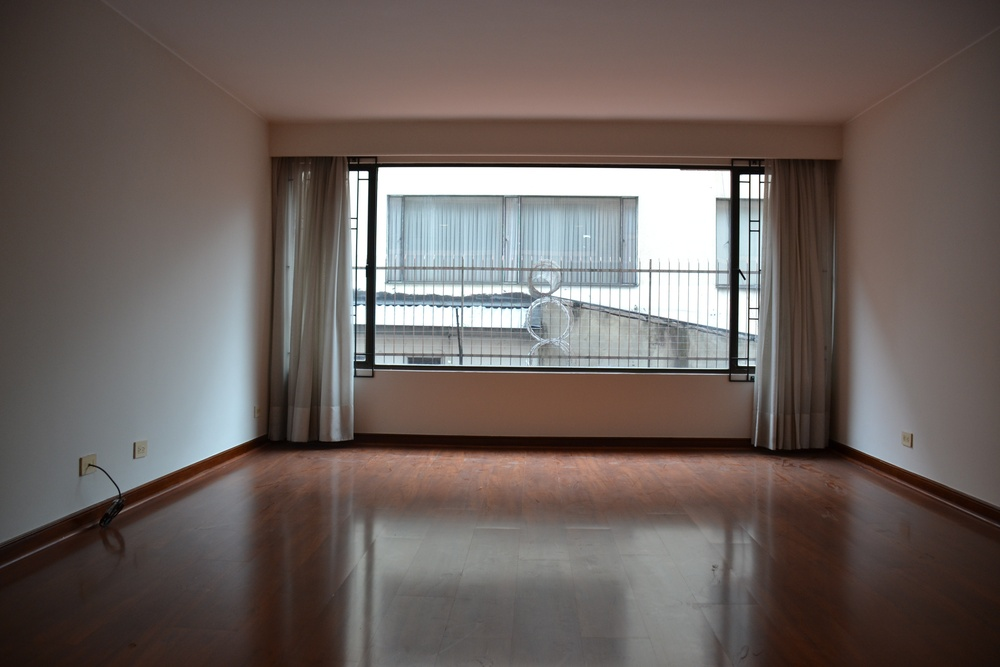
#> input picture tests/visualization_ab/fixtures/Bedroom_test.jpeg, 1000 x 667 px, shrunk from 4608 x 3072 before the run
$ python generate_mask.py
#> lines starting #> are read from the running program, lines starting #| are printed output that depends on the picture; after the words box and inside, x2 and y2 are one past the last pixel; in counts of white or black regions, pixels touching at a corner belong together
"""
generate_mask.py — creates a window mask for a given fixture image.

CURRENT STRATEGY: exterior-pane preservation only.

Mask covers ONLY the exterior-visible glass area.
Does NOT cover window frame, trim, sill, curtain zones, or room-side treatment.

Why:
  Full-window compositing (previous approach) made the window look pasted/frozen.
  The frame, trim, sheers, blinds, and curtains should remain generative so the
  model can style them to match the room. Only the outside scene should be locked.

Mask values:
  255 = protect (restore original exterior pixels during compositing)
  0   = allow generation (model output is kept)

Usage:
  python generate_mask.py             # uses defaults
  python generate_mask.py --preview   # also saves a visual overlay
"""

import argparse
import numpy as np
from pathlib import Path
from PIL import Image, ImageFilter

AB_ROOT = Path(__file__).parent


def detect_glass_bounds(
    arr: np.ndarray,
    threshold_pct: float = 0.65,
) -> tuple[int, int, int, int]:
    """
    Detect the exterior-visible glass region via brightness sampling.
    Returns (x1, y1, x2, y2) — the tightest box around bright exterior pixels.
    """
    H, W = arr.shape[:2]

    # horizontal sample at 30% from top — through the glass
    row = arr[int(H * 0.30)]
    bh  = row.mean(axis=1)
    cols = np.where(bh > bh.max() * threshold_pct)[0]
    x1 = int(cols[0])  if len(cols) else int(W * 0.35)
    x2 = int(cols[-1]) if len(cols) else int(W * 0.72)

    # vertical sample at horizontal centre
    col = arr[:, W // 2]
    bv  = col.mean(axis=1)
    rows = np.where(bv > bv.max() * threshold_pct)[0]
    y1 = int(rows[0])  if len(rows) else int(H * 0.25)
    y2 = int(rows[-1]) if len(rows) else int(H * 0.56)

    return x1, y1, x2, y2


def build_mask(
    image_path:  Path,
    output_path: Path,
    inset:          int   = 20,   # shrink inward from glass edge to avoid frame bleed
    feather_radius: int   = 8,    # small feather for natural glass-edge blending
    threshold_pct:  float = 0.65,
    preview:        bool  = False,
) -> None:
#> called with inset = 20, feather_radius = 8, threshold_pct = 0.65, preview = False
    img = Image.open(image_path).convert("RGB")
#> img is the input picture: PIL image 1000x667 RGB; mean R, G, B 107.2, 96.9, 92.9
    arr = np.array(img)
    H, W = arr.shape[:2]
#> H = 667; W = 1000

    gx1, gy1, gx2, gy2 = detect_glass_bounds(arr, threshold_pct)
#> in detect_glass_bounds, `row = arr[int(H * 0.30)]`: row = 1000 rows, first 8: [69, 58, 52], [69, 58, 52], [69, 58, 52], [69, 58, 52], [69, 58, 52], [69, 58, 52], [70, 59, 53], [71, 60, 54]
#> in detect_glass_bounds, `bh  = row.mean(axis=1)`: bh = 1000 values, max 255 at index 378, min 3.33 at index 738, mean 116.6
#> in detect_glass_bounds, `cols = np.where(bh > bh.max() * threshold_pct)[0]`: cols = 122 values from 350 to 715
#> in detect_glass_bounds, `x1 = int(cols[0])  if len(cols) else int(W * 0.35)`: x1 = 350
#> in detect_glass_bounds, `x2 = int(cols[-1]) if len(cols) else int(W * 0.72)`: x2 = 715
#> in detect_glass_bounds, `col = arr[:, W // 2]`: col = 667 rows, first 8: [106, 92, 91], [106, 92, 91], [106, 92, 91], [107, 93, 92], [107, 93, 92], [107, 93, 92], [107, 93, 92], [108, 94, 93]
#> in detect_glass_bounds, `bv  = col.mean(axis=1)`: bv = 667 values, max 255 at index 168, min 10.33 at index 437, mean 125.9
#> in detect_glass_bounds, `rows = np.where(bv > bv.max() * threshold_pct)[0]`: rows = 126 values from 167 to 366
#> in detect_glass_bounds, `y1 = int(rows[0])  if len(rows) else int(H * 0.25)`: y1 = 167
#> in detect_glass_bounds, `y2 = int(rows[-1]) if len(rows) else int(H * 0.56)`: y2 = 366
#> gx1 = 350; gy1 = 167; gx2 = 715; gy2 = 366
    print(f"  Glass detected:  x=[{gx1}, {gx2}]  y=[{gy1}, {gy2}]")
#|   Glass detected:  x=[350, 715]  y=[167, 366]

    # Inset slightly to stay inside the glass, away from frame pixels
    mx1 = min(W, gx1 + inset)
#> mx1 = 370
    my1 = min(H, gy1 + inset)
#> my1 = 187
    mx2 = max(0,  gx2 - inset)
#> mx2 = 695
    my2 = max(0,  gy2 - inset)
#> my2 = 346
    print(f"  Mask (glass only, inset {inset}px): x=[{mx1}, {mx2}]  y=[{my1}, {my2}]")
#|   Mask (glass only, inset 20px): x=[370, 695]  y=[187, 346]
    print(f"  As % of image:   x=[{mx1/W:.1%}, {mx2/W:.1%}]  y=[{my1/H:.1%}, {my2/H:.1%}]")
#|   As % of image:   x=[37.0%, 69.5%]  y=[28.0%, 51.9%]
    print(f"  Feather radius:  {feather_radius}px")
    print(f"  Frame/trim:      NOT masked (fully generative)")

    # Hard rectangle over the glass area only
    mask_arr = np.zeros((H, W), dtype=np.uint8)
    mask_arr[my1:my2, mx1:mx2] = 255

    # Small feather — softens the glass edge so the composite blends naturally
    # where generated curtains/frame meet the preserved exterior
    mask_img = Image.fromarray(mask_arr, mode="L")
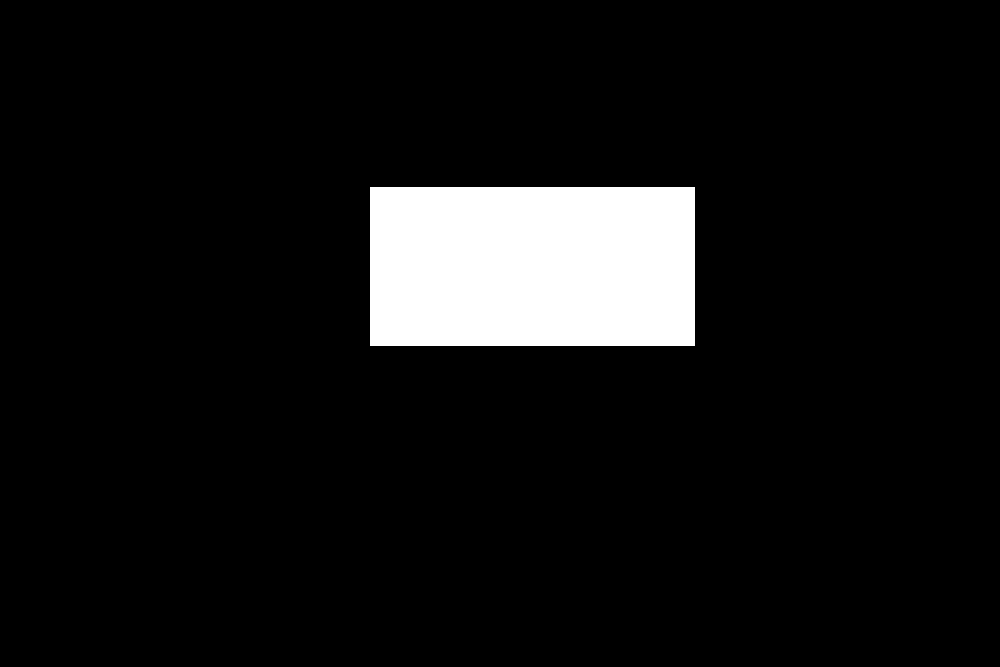
#> mask_img: PIL image 1000x667 L; 7.7% white; 1 white region, box (x1, y1, x2, y2) and area: (370, 187, 695, 346) 51675
    if feather_radius > 0:
        mask_feathered = mask_img.filter(ImageFilter.GaussianBlur(radius=feather_radius))
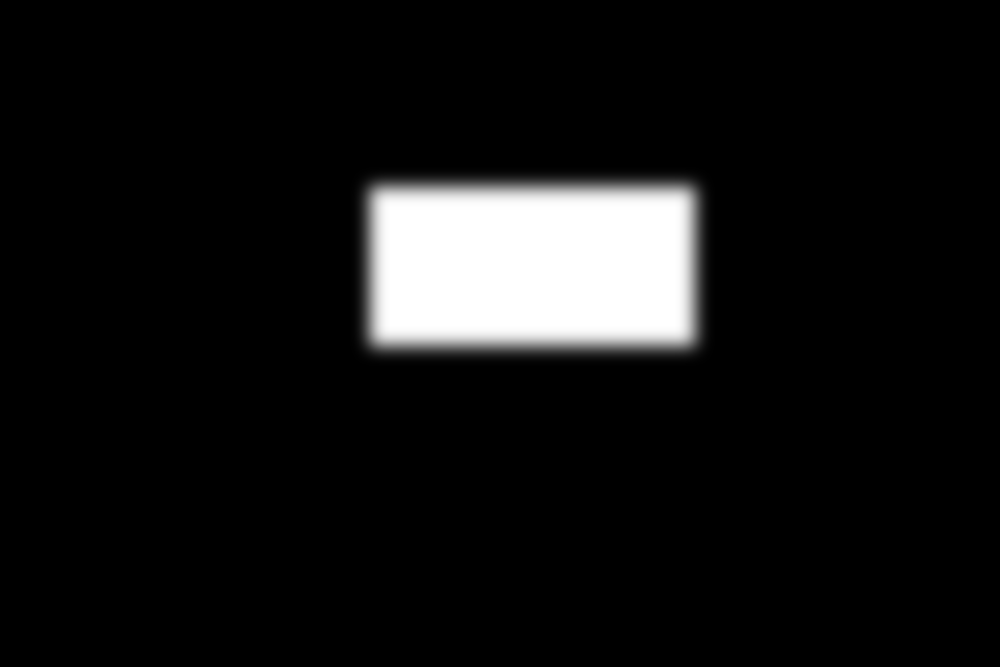
#> mask_feathered: PIL image 1000x667 L; min 0, max 255, mean 19.8
    else:
        mask_feathered = mask_img

    # Re-enforce core glass area as hard 255 so exterior is always 100% preserved
    feathered_arr = np.array(mask_feathered)
    core_pad = inset + feather_radius
    cx1 = min(W, gx1 + core_pad)
#> cx1 = 378
    cy1 = min(H, gy1 + core_pad)
#> cy1 = 195
    cx2 = max(0,  gx2 - core_pad)
#> cx2 = 687
    cy2 = max(0,  gy2 - core_pad)
#> cy2 = 338
    if cx1 < cx2 and cy1 < cy2:
        feathered_arr[cy1:cy2, cx1:cx2] = 255
#> feathered_arr: shape (667, 1000); 1.54% of pixels changed, all inside (x1, y1, x2, y2) = (378, 195, 687, 338)

    final_mask = Image.fromarray(feathered_arr, mode="L")

    output_path.parent.mkdir(parents=True, exist_ok=True)
    final_mask.save(output_path)
    print(f"  Mask saved:      {output_path}")

    if preview:
        overlay  = img.copy().convert("RGBA")
        tint_arr = np.zeros((H, W, 4), dtype=np.uint8)
        tint_arr[:, :, 0] = 255
        tint_arr[:, :, 3] = (feathered_arr * 0.5).astype(np.uint8)
        preview_out = output_path.with_suffix(".preview.png")
        Image.alpha_composite(overlay, Image.fromarray(tint_arr, "RGBA")) \
             .convert("RGB").save(preview_out)
        print(f"  Preview saved:   {preview_out}")


if __name__ == "__main__":
    parser = argparse.ArgumentParser()
    parser.add_argument("--image",     default="fixtures/Bedroom_test.jpeg")
    parser.add_argument("--out",       default="masks/bedroom_test_window.png")
    parser.add_argument("--inset",     type=int,   default=20)
    parser.add_argument("--feather",   type=int,   default=8)
    parser.add_argument("--threshold", type=float, default=0.65)
    parser.add_argument("--preview",   action="store_true")
    args = parser.parse_args()

    build_mask(
        image_path     = AB_ROOT / args.image,
        output_path    = AB_ROOT / args.out,
        inset          = args.inset,
        feather_radius = args.feather,
        threshold_pct  = args.threshold,
        preview        = args.preview,
    )
